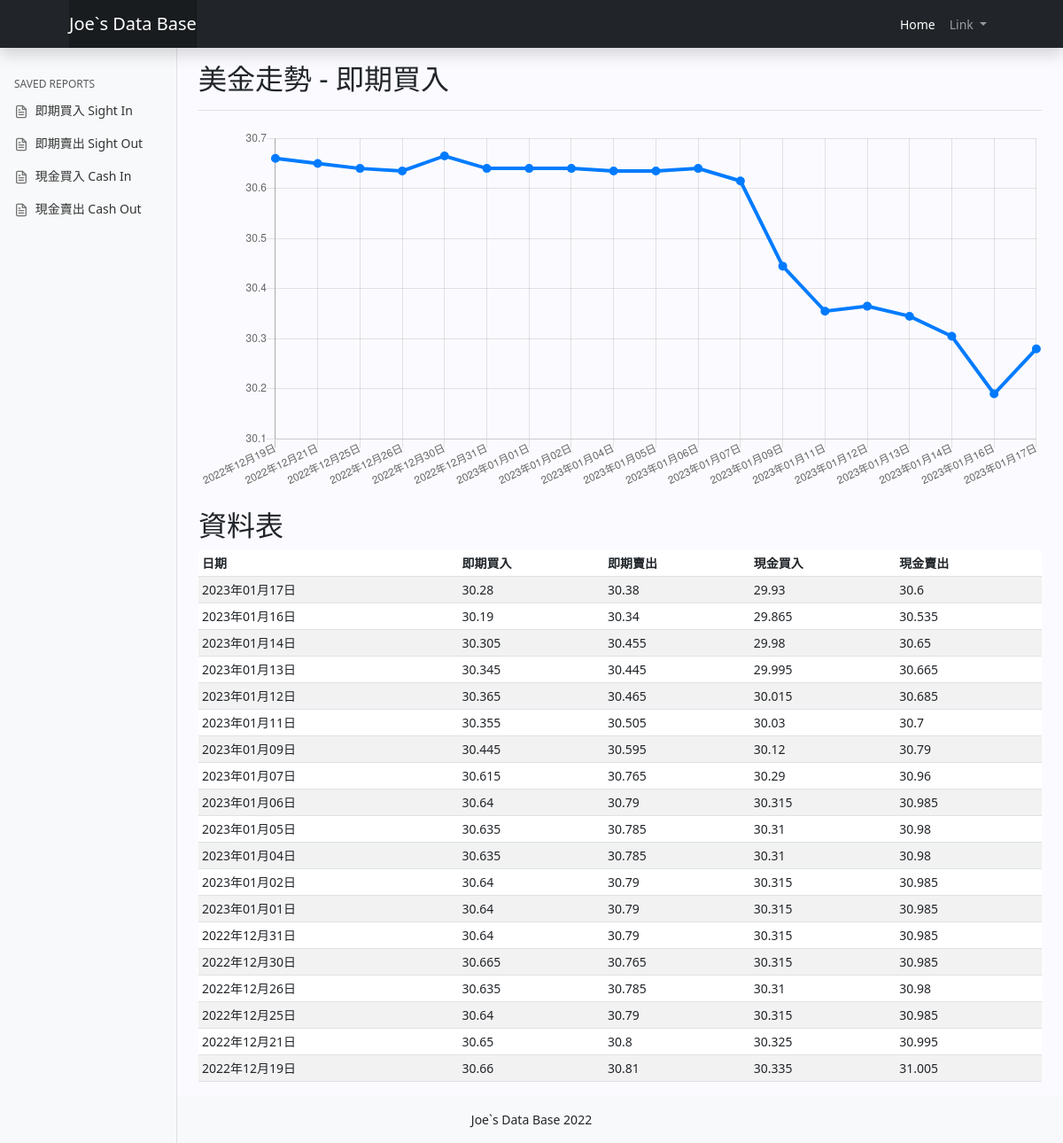
Page /line_usd_sightin/ (signed in) on the earlier database version.
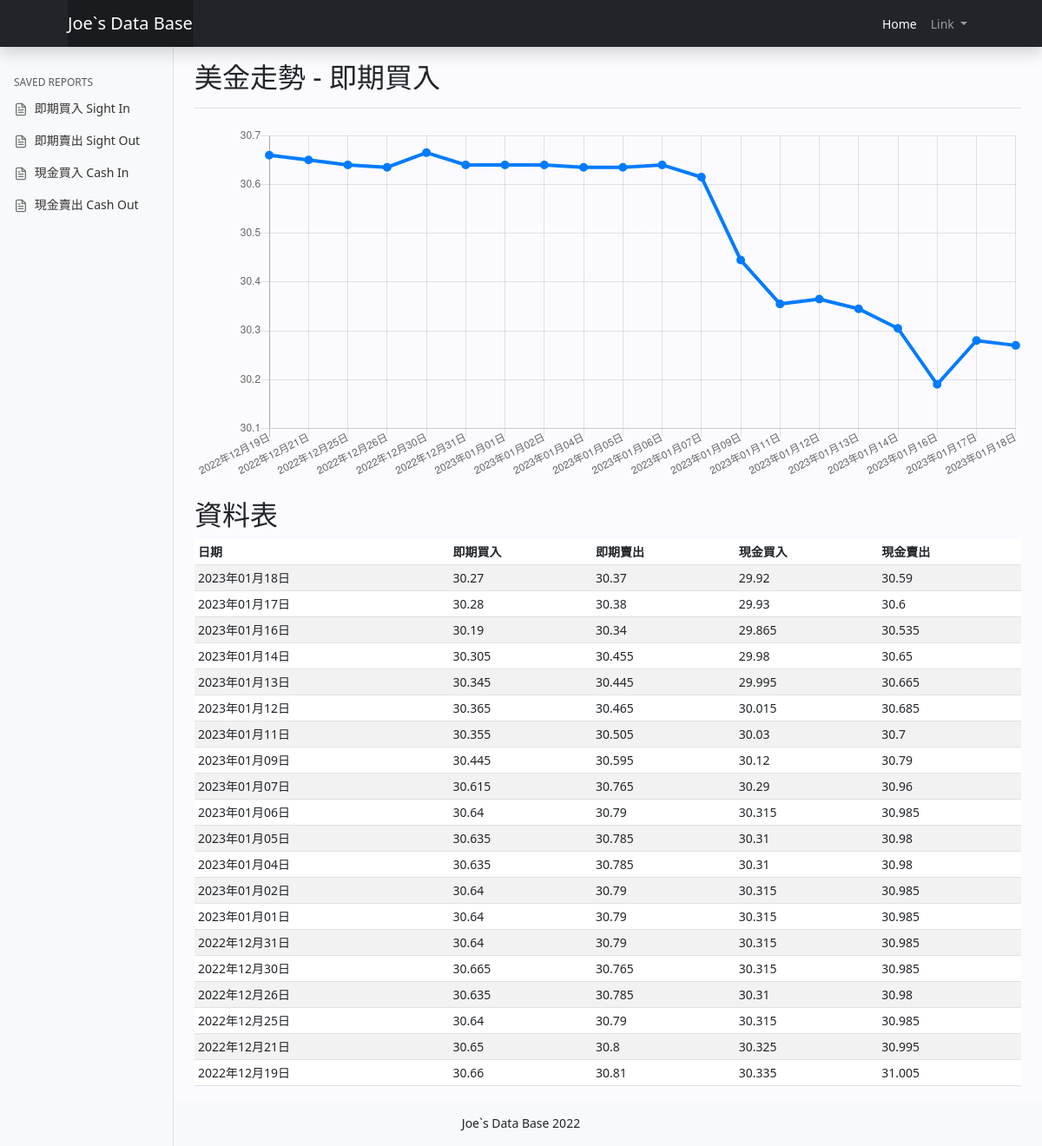
Same page on the later database version.
### myworldapp/models.py (models this page shows)
class usd_rate(models.Model):
    search_date = models.CharField(max_length=20,default='')
    search_time = models.CharField(max_length=20,default='')
    country = models.CharField(max_length=20,default='')
    sight_in = models.CharField(max_length=2,default='')
    sight_out = models.CharField(max_length=20,default='')
    cash_in = models.CharField(max_length=20,default='')
    cash_out = models.CharField(max_length=20,default='')

### myworldapp/views.py (the view)
# urls.py: path("line_usd_sightin/",views.line_usd_sightin),
def line_usd_sightin(request):
	data = usd_rate.objects.all()
	message = "美金走勢 - 即期買入"
	sight_in = usd_rate.objects.values_list('sight_in',flat=True)
	search_date = usd_rate.objects.values_list('search_date',flat=True)
	labels = []
	data2 = []
	for x in search_date:
		labels += [x]
	for y in sight_in:
		data2 += [y]
	context = {
		"labels": labels,
		"data": data2,
	}
	return render(request,"line_usd_sightin.html",locals())

### templates/line_usd_sightin.html
{% extends "base2.html" %}
{% block content %}
{% if user.is_authenticated %}
<div class="container-fluid">
  <div class="row">
    <nav id="sidebarMenu" class="col-md-3 col-lg-2 d-md-block bg-light sidebar collapse">
      <div class="position-sticky pt-3 sidebar-sticky">
        <h6 class="sidebar-heading d-flex justify-content-between align-items-center px-3 mt-4 mb-1 text-muted text-uppercase">
          <span>Saved Reports</span>
        </h6>
        <ul class="nav flex-column mb-2">
          <li class="nav-item">
            <a class="nav-link" href="/line_usd_sightin/">
              <span data-feather="file-text" class="align-text-bottom"></span>
              即期買入 Sight In
            </a>
          </li>
          <li class="nav-item">
            <a class="nav-link" href="/line_usd_sightout/">
              <span data-feather="file-text" class="align-text-bottom"></span>
              即期賣出 Sight Out
            </a>
          </li>
          <li class="nav-item">
            <a class="nav-link" href="/line_usd_cashin/">
              <span data-feather="file-text" class="align-text-bottom"></span>
              現金買入 Cash In
            </a>
          </li>
          <li class="nav-item">
            <a class="nav-link" href="/line_usd_cashout/">
              <span data-feather="file-text" class="align-text-bottom"></span>
              現金賣出 Cash Out
            </a>
          </li>
        </ul>
      </div>
    </nav>
  </div>
</div>
<main class="col-md-9 ms-sm-auto col-lg-10 px-md-4">
  <div class="d-flex justify-content-between flex-wrap flex-md-nowrap align-items-center pt-3 pb-2 mb-3 border-bottom">
    <h1 class="h2">{{message}}</h1>
  </div>
  <canvas class="my-4 w-100" id="myChart" width="900" height="380"></canvas>
  <h2>資料表</h2>
  <div class="table-responsive">
    <table class="table table-striped table-sm">
      <thead>
        <tr>
          <th scope="col">日期</th>
          <th scope="col">即期買入</th>
          <th scope="col">即期賣出</th>
          <th scope="col">現金買入</th>
          <th scope="col">現金賣出</th>
        </tr>
      </thead>
      <tbody>
        {% for x in data reversed %}
        <tr>
          <td>{{x.search_date}}</td>
          <td>{{x.sight_in}}</td>
          <td>{{x.sight_out}}</td>
          <td>{{x.cash_in}}</td>
          <td>{{x.cash_out}}</td>
        </tr>
        {% endfor %}
      </tbody>
    </table>
  </div>
</main>
{% else %}
<CENTER>
  <h4>You are not logged in</h4>
  <h4><a href="/index/"><button class="btn btn-outline-dark">RETURN</button></a></h4>
</CENTER>
{% endif %}
{% endblock %}

Differences in the rows shown:
added usd_rate: search_date "2023年01月18日", sight_in "30.27", sight_out "30.37", cash_in "29.92", cash_out "30.59"
Other differences:
chart data {{ data2|safe }}: ['30.66', '30.65', '30.64', '30.635', '30.665', '30.64', '30.64', '30.64', '30.635', '30.635', '30.64', '30.615', '30.445', '30.355', '30.365', '30.345', '30.305', '30.19', '30.28'] → ['30.66', '30.65', '30.64', '30.635', '30.665', '30.64', '30.64', '30.64', '30.635', '30.635', '30.64', '30.615', '30.445', '30.355', '30.365', '30.345', '30.305', '30.19', '30.28', '30.27']
